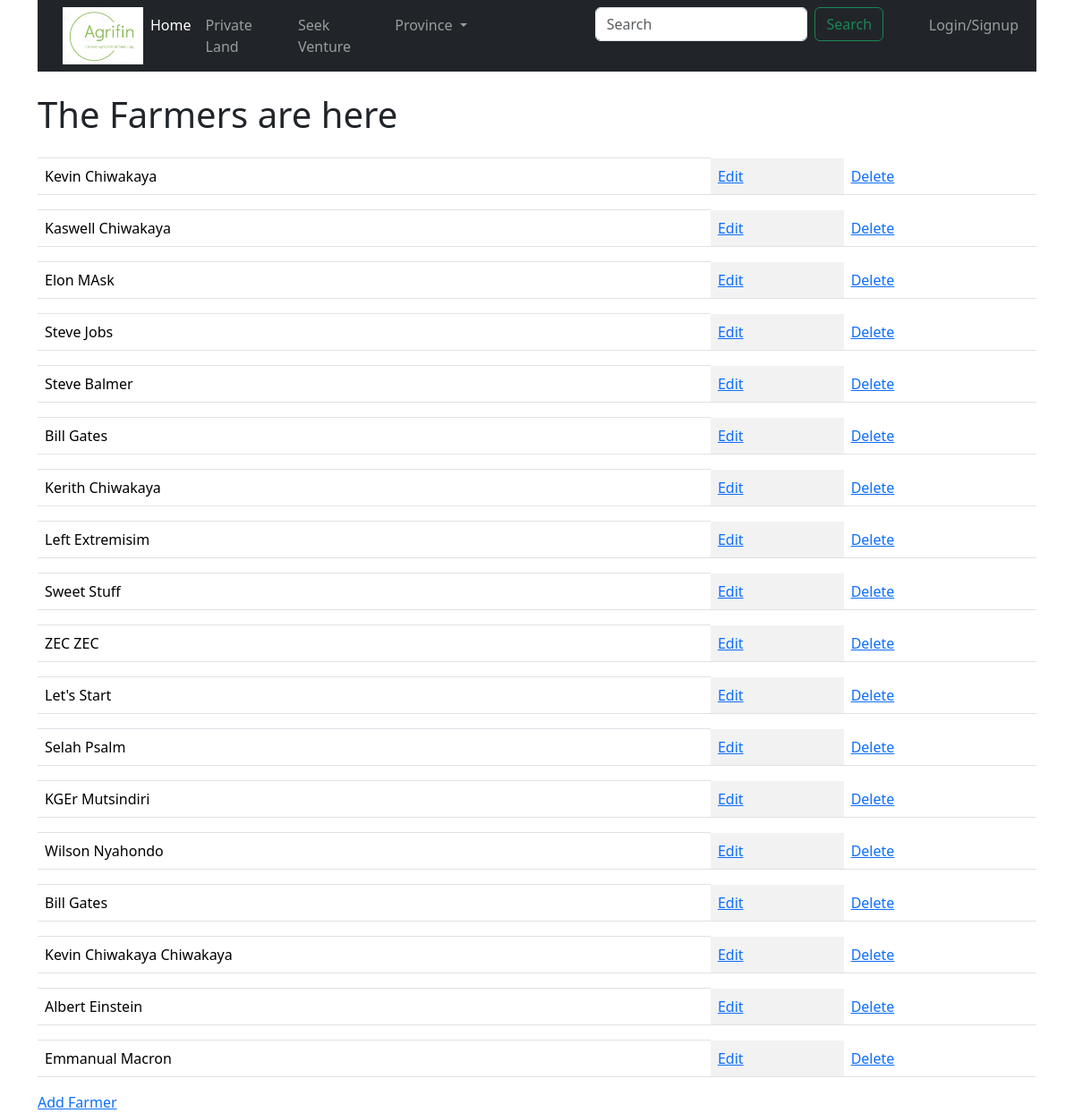
The app's page /farmers/, older data.
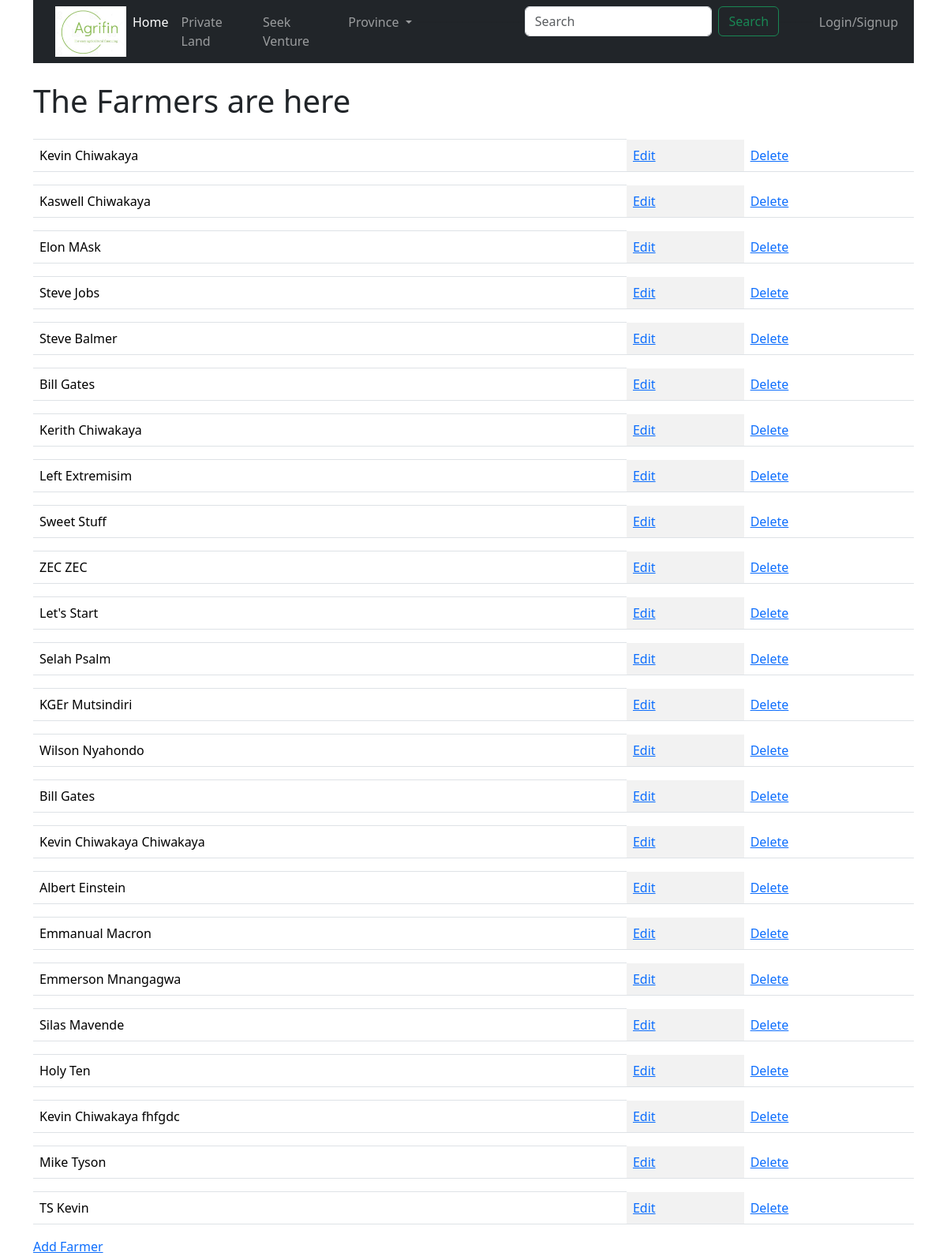
The same page, newer data.
### farmersapp/models.py (models this page shows, shortened)
class Farmer(models.Model):
    gender = (
   ('M','Male'),
   ('F','Female'),
   )
    name = models.CharField(max_length=250)
    othername = models.CharField(max_length=250,null=True, blank=True)
    surname = models.CharField(max_length=250)
    address = models.CharField(max_length=250)
    phone = models.CharField(max_length=20)
    email = models.CharField(max_length=250, null=True,blank=True)
    gender = models.CharField(max_length=10,choices=gender)
    national_id = models.CharField(max_length=30,null =True,unique=True,editable=True,blank=False)
    id = models.UUIDField(default=uuid.uuid1,unique=True,primary_key=True,editable=False)

### farmersapp/views.py (the view)
# urls.py: path("farmers/",views.farmers,name="farmers"),
def farmers(request):
    mfarmers = Farmer.objects.all()
    context = {'mfarmers': mfarmers}
    return render(request,'farmers.html',context)

### farmersapp/templates/farmers.html (shortened to what this page needs)
{%extends 'main.html'%}
  {% load bootstrap5 %}
{%block content%}
<h1>The Farmers are here</h1>
<table class="table table-striped-columns">
  {%for farmer in mfarmers%}
  <th></th>
  <tr>
  <td>{{farmer.name}} {{farmer.surname}}</td>
  <td><a href="{% url 'updatefarmer' farmer.id %}">Edit</a></td>
  <td><a href="{% url 'deletefarmer' farmer.id %}">Delete</a></td>
</tr>
  {%endfor%}
</table>
<a href="{% url 'createfarmer'%}">Add Farmer</a>
</html>
{%endblock%}

### farmersapp/templates/main.html (shortened to what this page needs)
<!DOCTYPE html>
<html lang="en">
<head>
    {% load bootstrap5 %}
    {% bootstrap_css %}
</head>
<body>
    {%include 'navbar.html'%}
    <br/>
    <div class="container">
        {%block content%}
        {%endblock content%}
</body>

### farmersapp/templates/navbar.html (shortened to what this page needs)
{%load static%}
<div class="container">
<nav class="navbar navbar-expand-lg navbar-dark bg-dark">
    <div class="container-fluid">
      <img class="navbar-brand" href="{%url 'ventures'%}"><img src="{% static 'images/logo.JPG' %}" width="90px"/></a>
      <div class="collapse navbar-collapse" id="navbarSupportedContent">
        <ul class="navbar-nav me-auto mb-2 mb-lg-0">
          <li class="nav-item">
            <a class="nav-link active" aria-current="page" href="{% url 'ventures'%}">Home</a>
          </li>
          <li class="nav-item">
            <a class="nav-link" href="#">Private Land</a>
          </li>
          <li class="nav-item">
            <a class="nav-link" href="{%url 'createfarmer'%}" >Seek Venture</a>
          </li>
          <li class="nav-item dropdown">
            <a class="nav-link dropdown-toggle" href="#" role="button" data-bs-toggle="dropdown" aria-expanded="false">
              Province
            </a>
          </li>
          <li>___________________</li>
        <li  class="nav-item">
        <form class="d-flex" role="search">
          <input class="form-control me-2" type="search" placeholder="Search" aria-label="Search">
          <button class="btn btn-outline-success" type="submit">Search</button>
        </form>
      </li>
      <li>______</li>
      {% if user.is_authenticated %}
       <li class="nav-item">
         <a class="nav-link" href="{%url 'register'%}" >Logout</a>
        </li>
      {%else%}
        <li class="nav-item">
          <a class="nav-link" href="{%url 'register'%}" >Login/Signup</a>
        </li>
      {%endif%}
      </ul>
      </div>
    </div>
  </nav>
</div>

Row changes from the older to the newer data that the page shows:
added Farmer: name "Emmerson", surname "Mnangagwa"
added Farmer: name "Silas", surname "Mavende"
added Farmer: name "Holy", surname "Ten"
added Farmer: name "Kevin Chiwakaya", surname "fhfgdc"
added Farmer: name "Mike", surname "Tyson"
added Farmer: name "TS", surname "Kevin"
